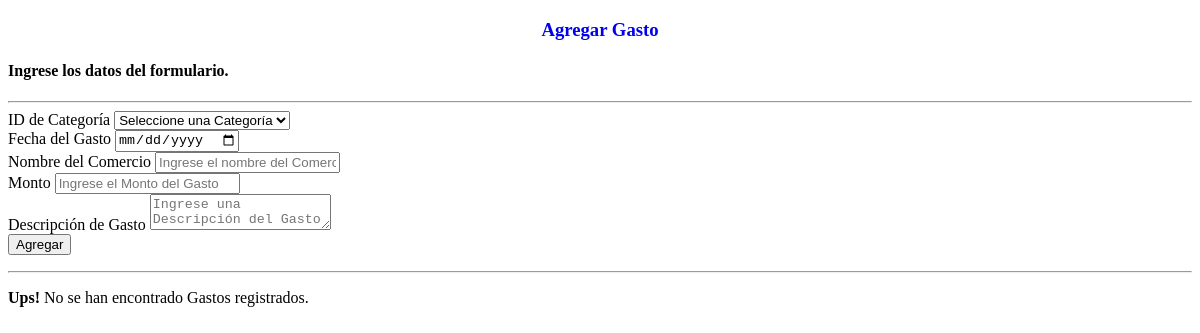
Page /interface/fGasto/fGestionarGasto.php on the earlier database version.
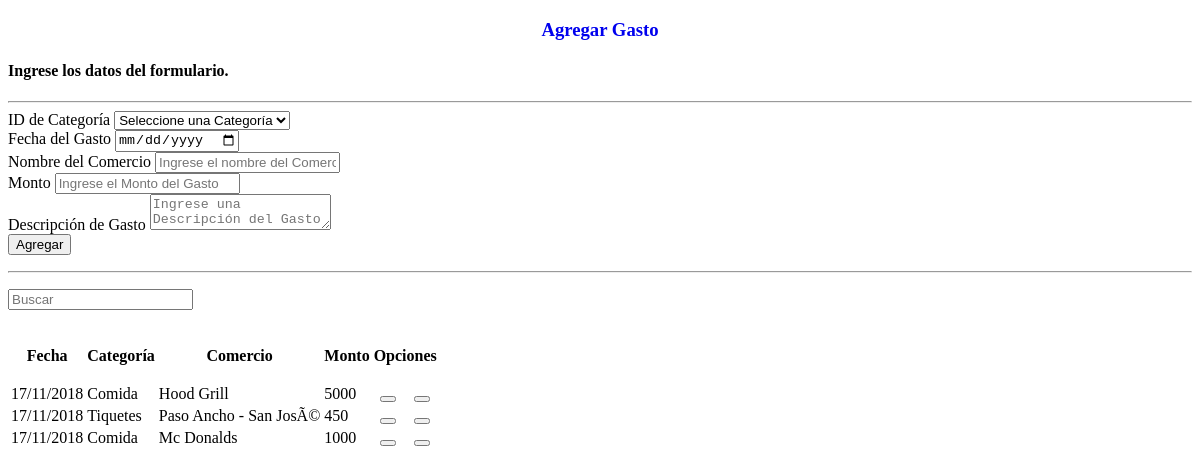
Same page on the later database version.
### tables this page shows
CREATE TABLE `tbexpense` (
  `idExpense` int(11) NOT NULL,
  `idCategoria` int(11) NOT NULL,
  `dateExpense` date NOT NULL,
  `merchantExpense` varchar(50) NOT NULL,
  `amountExpense` decimal(10,0) NOT NULL,
  `descriptionExpense` varchar(150) NOT NULL
);

CREATE TABLE `tbcategoria` (
  `idCategoria` int(11) NOT NULL,
  `nombreCategoria` varchar(100) NOT NULL
);

### controler/ctrListaGastos.php (called while the page is built, shortened)
<?php
	include ("../../data/dtGasto.php");
	class ctrListaGastos {
		function obtenerGastos(){
			$dtGasto = new dtGasto;
			$lista = $dtGasto->getGastos();
			if(!$lista){
				return false;
			}else{
				return $lista;
			}
		}
	}
?>

### data/dtGasto.php (called while the page is built, shortened)
<?php
	include ("dtConnection.php");
	class dtGasto {
		function getGastos(){
			$con = new dtConnection;
			$lista = array();
			if($con->conect()){
				$query = "SELECT A.idExpense, B.nombreCategoria AS idCategoria, DATE_FORMAT(A.dateExpense,'%d/%m/%Y') AS dateExpense, A.merchantExpense, A.amountExpense, A.descriptionExpense FROM tbExpense A INNER JOIN tbCategoria B ON A.IdCategoria = B.IdCategoria";
				$result = mysqli_query($con->getCon(), $query);
				while($row = mysqli_fetch_array($result, MYSQLI_ASSOC)){
					$Gasto = new dGasto;
					$Gasto->setIdExpense($row['idExpense']);
                    $Gasto->setIdCategoria($row['idCategoria']);
                    $Gasto->setDateExpense($row['dateExpense']);
                    $Gasto->setMerchantExpense($row['merchantExpense']);
                    $Gasto->setAmountExpense($row['amountExpense']);
                    $Gasto->setDescriptionExpense($row['descriptionExpense']);
					array_push($lista, $Gasto);
				}
				if (!$lista){
					return false;
				} else {
					return $lista;
				}
			}
		}
	}
?>

### data/dtConnection.php (called while the page is built, shortened)
<?php
	class dtConnection{
	  	var $conect;
		function getCon(){
			return $this->conect;
		}
		function conect() {
		    if(!($con = mysqli_connect("localhost","root","root"))){
			    echo "Error to conect the Data Base";
				exit();
		    }
			$this->conect = $con;
			return true;
		}
	}
?>

### domain/dGasto.php (called while the page is built, shortened)
<?php
	class dGasto {
		private $idExpense;
        private $idCategoria;
        private $dateExpense;
        private $merchantExpense;
        private $amountExpense;
		function setIdExpense($idExpense) {
			$this->idExpense = $idExpense;
		}
		function getIdExpense() {
			return $this->idExpense;
        }
        function setIdCategoria($idCategoria) {
			$this->idCategoria = $idCategoria;
		}
		function getIdCategoria() {
			return $this->idCategoria;
        }
        function setDateExpense($dateExpense) {
			$this->dateExpense = $dateExpense;
		}
		function getDateExpense() {
			return $this->dateExpense;
        }
        function setMerchantExpense($merchantExpense) {
			$this->merchantExpense = $merchantExpense;
		}
		function getMerchantExpense() {
			return $this->merchantExpense;
        }
        function setAmountExpense($amountExpense) {
			$this->amountExpense = $amountExpense;
		}
		function getAmountExpense() {
			return $this->amountExpense;
        }
	}
?>

### interface/fGasto/fListaGastos.php (the view, shortened to what this page needs)
<!DOCTYPE html>
<html lang="en">
<head>
</head>
<body>
	<?php
		include_once ("../../controler/ctrListaGastos.php");
		include ("../../domain/dGasto.php");
		$control = new ctrListaGastos;
		$lista = $control->obtenerGastos();
	?>
		<div class="col-md-6">
			<?php
			if($lista){
			?>
			<div class="input-group">
		        <input  type="text" id="datosGasto" class="form-control" placeholder="Buscar" aria-describedby="basic-addon2">
        	</div>
			<br>
			<div class="table-responsive">
				<table class="table table-hover" id="Gasto">
					<thead>
						<tr>
							<th><p>Fecha</p></th>
							<th><p>Categoría</p></th>
                            <th><p>Comercio</p></th>
							<th><p>Monto</p></th>
							<th colspan="2" style="text-align:center;"><p>Opciones</p></th>
						</tr>
					</thead>
					<tbody id="Gasto1">
						<?php
							foreach ($lista as $Gasto){
								echo "<tr>";
								echo 	"<td>".$Gasto->getDateExpense()."</td>";
                                echo 	"<td>".$Gasto->getIdCategoria()."</td>";
                                echo 	"<td>".$Gasto->getMerchantExpense()."</td>";
								echo 	"<td>".$Gasto->getAmountExpense()."</td>";
								echo 	"<td style=\"text-align:center;\"><button class=\"btn btn-success\" type=\"button\" onclick=\"paginaModificarGasto('".$Gasto->getIdExpense()."')\"><span class='glyphicon glyphicon-pencil'></span> </button></td>";
								echo 	"<td style=\"text-align:center;\"><button class=\"btn btn-danger\" type=\"button\" onclick=\"eliminarGasto('".$Gasto->getIdExpense()."')\"><span class='glyphicon glyphicon-trash'></span> </button></td>";
								echo "</tr>";
							}
						?>
					</tbody>
				</table>
			</div>
			<?php
				} else {
					echo
					'
						<div class="alert alert-warning">
							<strong>Ups!</strong> No se han encontrado Gastos registrados.
						</div>
					';
				}
			 ?>
		</div>
</body>
</html>

### interface/fGasto/fGestionarGasto.php (shortened to what this page needs)
<!DOCTYPE html>
	<html lang="en">
	<head>
	</head>
	<body>
		<div id="datos" class="container">
			<?php
				include ("../../interface/fGasto/fInsertarGasto.php");
			?>
		</div>
		<p><hr></p>
		<div id="lista" class="container">
			<?php
				include ("../../interface/fGasto/fListaGastos.php");
			?>
		</div>
	</body>
</html>

### interface/fGasto/fInsertarGasto.php (shortened to what this page needs)
<!DOCTYPE html>
<html lang="en">
<head>
</head>
<body>
    <?php
		include ("../../controler/ctrListaGastos.php");
	?>
	<div class="row">
		<div class="col-md-6">
			<div class="panel panel-primary">
				<div class="panel-heading">
					<h3 class="panel-title" style="text-align:center;">
						<a data-toggle="collapse" href="#collapse1" style="text-decoration:none;">Agregar Gasto</a>
					</h3>
				</div>
				<div id="collapse1" class="panel-collapse collapse container-fluid">
					<h4>Ingrese los datos del formulario.</h4>
					<hr>
					<form id="formularioGasto" method="POST" role="form">
						<div class="form-group">
							<label class="sr-only" for="idCategoria">ID de Categoría</label>
                            <select class="form-control" id="idCategoria" name="idCategoria">
                                <option value="" selected disabled>Seleccione una Categoría</option>
                            </select>
                         </div>
                        <div class="form-group">
							<label class="sr-only" for="dateExpense">Fecha del Gasto</label>
							<input type="date" class="form-control" id="dateExpense" name="dateExpense" placeholder="Ingrese la Fecha del Gasto" required>
						</div>
                        <div class="form-group">
							<label class="sr-only" for="merchantExpense">Nombre del Comercio</label>
							<input type="text" class="form-control" id="merchantExpense" name="merchantExpense" placeholder="Ingrese el nombre del Comercio" required>
						</div>
                        <div class="form-group">
							<label class="sr-only" for="amountExpense">Monto</label>
							<input type="number" class="form-control" id="amountExpense" name="amountExpense" placeholder="Ingrese el Monto del Gasto" required>
						</div>
                        <div class="form-group">
							<label class="sr-only" for="descriptionExpense">Descripción de Gasto</label>
							<textarea rows="2" class="form-control" id="descriptionExpense" name="descriptionExpense" placeholder="Ingrese una Descripción del Gasto" required></textarea>
						</div>
						<div class="form-group">
							<input type="submit" class="btn btn-primary" value="Agregar">
						</div>
					</form>
				</div>
			</div>
		</div>
	</div>
</body>
</html>

Differences in the rows shown:
added tbexpense: DateExpense "17/11/2018", idCategoria.nombreCategoria "Comida", merchantExpense "Hood Grill", amountExpense "5000"
added tbexpense: DateExpense "17/11/2018", idCategoria.nombreCategoria "Tiquetes", merchantExpense "Paso Ancho - San JosÃ©", amountExpense "450"
added tbexpense: DateExpense "17/11/2018", idCategoria.nombreCategoria "Comida", merchantExpense "Mc Donalds", amountExpense "1000"
Other differences:
text no longer shown: "Ups! No se han encontrado Gastos registrados."
text now shown: "Fecha Categoría Comercio Monto Opciones"
